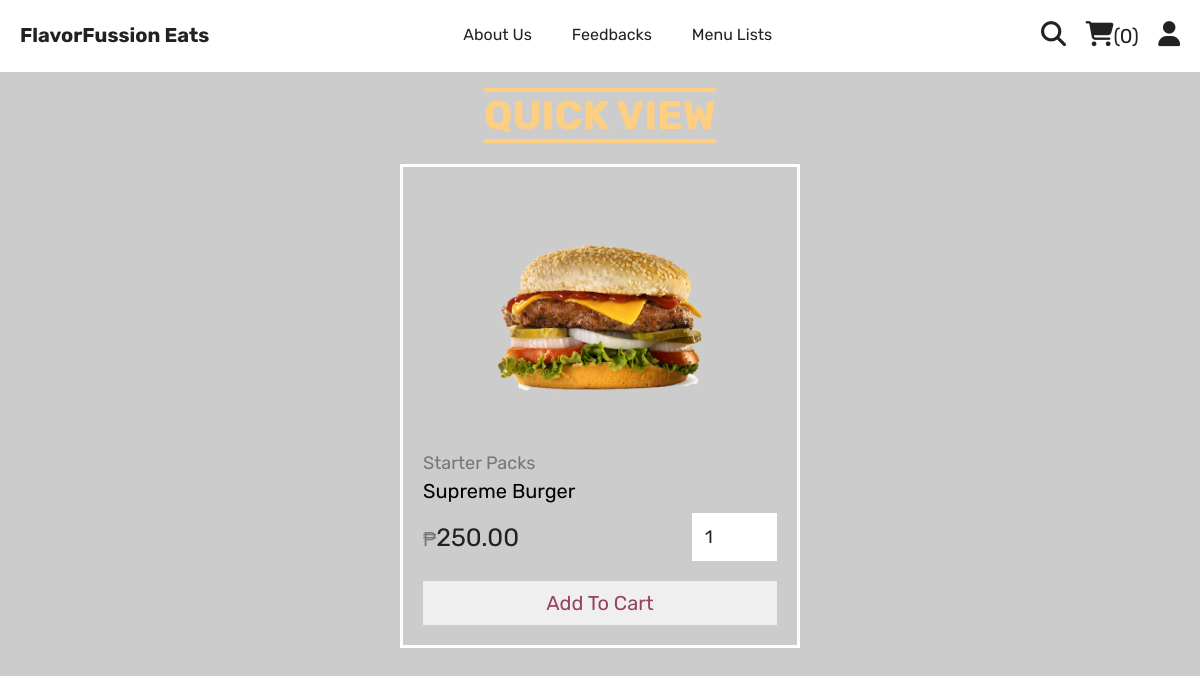
The page /quick_view.php?pid=1 on the database its author committed.
### tables this page shows
CREATE TABLE `products` (
  `id` int(100) NOT NULL,
  `name` varchar(100) NOT NULL,
  `category` varchar(100) NOT NULL,
  `price` decimal(10,2) NOT NULL,
  `image` blob NOT NULL
);

### quick_view.php (the view, shortened to what this page needs)
<?php
include 'components/connect.php';
include 'components/add_cart.php';
?>
<!DOCTYPE html>
<html lang="en">
<head>
   <link rel="stylesheet" href="https://cdnjs.cloudflare.com/ajax/libs/font-awesome/6.1.1/css/all.min.css">
   <link rel="stylesheet" href="css/style.css">
</head>
<body>
<?php include 'components/user_header.php'; ?>
<section class="quick-view">
   <h1 class="title">quick view</h1>
   <?php
      $pid = $_GET['pid'];
      $select_products = $conn->prepare("SELECT * FROM `products` WHERE id = ?");
      $select_products->execute([$pid]);
      if($select_products->rowCount() > 0){
         while($fetch_products = $select_products->fetch(PDO::FETCH_ASSOC)){
   ?>
   <form action="" method="post" class="box">
      <img src="uploaded_img/<?= $fetch_products['image']; ?>" alt="">
      <a href="category.php?category=<?= $fetch_products['category']; ?>" class="cat"><?= $fetch_products['category']; ?></a>
      <div class="name"><?= $fetch_products['name']; ?></div>
      <div class="flex">
         <div class="price"><span>₱</span><?= $fetch_products['price']; ?></div>
         <input type="number" name="qty" class="qty" min="1" max="99" value="1" maxlength="2">
      </div>
      <button type="submit" name="add_to_cart" class="cart-btn">add to cart</button>
   </form>
   <?php
         }
      }else{
         echo '<p class="empty">no products added yet!</p>';
      }
   ?>
</section>
</body>
</html>

### css/style.css (style rules this page uses)
:root { --yellow:#fed330; --red:#e74c3c; --white:#fff; --black:#222; --light-color:#777; --border:.3rem solid var(--white); }
body { background-image: url("headchef.jpg"); background-color: #cccccc; background-repeat: no-repeat; background-attachment: fixed; background-position: center; }
* { font-family: 'Rubik', sans-serif; margin:0; padding:0; box-sizing: border-box; outline: none; border: none; text-decoration: none; }
html { font-size: 62.5%; overflow-x: hidden; scroll-behavior: smooth; stop-opacity: 7rem; }
section { margin:0 auto; max-width: 1200px; padding:2rem; }
.title { text-align: center; margin-bottom: 2.5rem; font-size: 4rem; color:#FFCF81; text-transform: uppercase; text-decoration: underline overline; text-underline-offset: 1rem; }
.quick-view form { max-width: 40rem; padding:2rem; border:var(--border); position: relative; margin:0 auto; }
.quick-view form img { height: 25rem; width: 100%; object-fit: contain; margin-bottom: 1rem; }
.quick-view form .cat { font-size: 1.8rem; color:var(--light-color); }
.quick-view form .name { font-size: 2rem; margin:.5rem 0; }
.quick-view form .flex { display: flex; justify-content: space-between; align-items: center; gap:1.5rem; margin:1rem 0; }
.quick-view form .flex .price { font-size: 2.5rem; color:var(--black); }
.quick-view form .flex .price span { font-size: 2rem; color:var(--light-color); }
.quick-view form .flex .qty { border:var(--border); padding:1rem; font-size: 1.8rem; color:var(--black); }
.quick-view form .cart-btn { width: 100%; padding:1rem 3rem; text-align: center; border:var(--white); font-size: 2rem; color:#974063; cursor: pointer; text-transform: capitalize; margin-top: 1rem; }

### quick_view.php (style rules this page uses)
body { font-family: 'Arial', sans-serif; margin: 0; padding: 0; }
@media only screen and (min-width: 901px) { body { font-size: 18px; } }

### rows shown on the page
products: image (picture), category "Starter Packs", name "Supreme Burger", price "250.00"

### other values the page prints
$total_cart_items "0"
